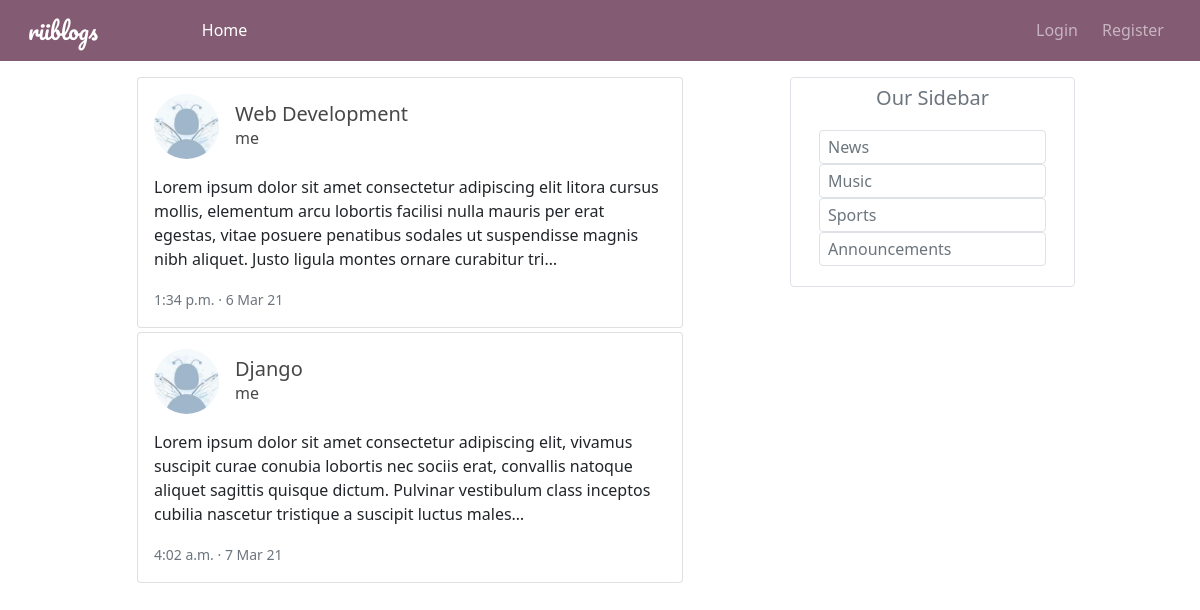
Before: /user/me/ with the older database file.
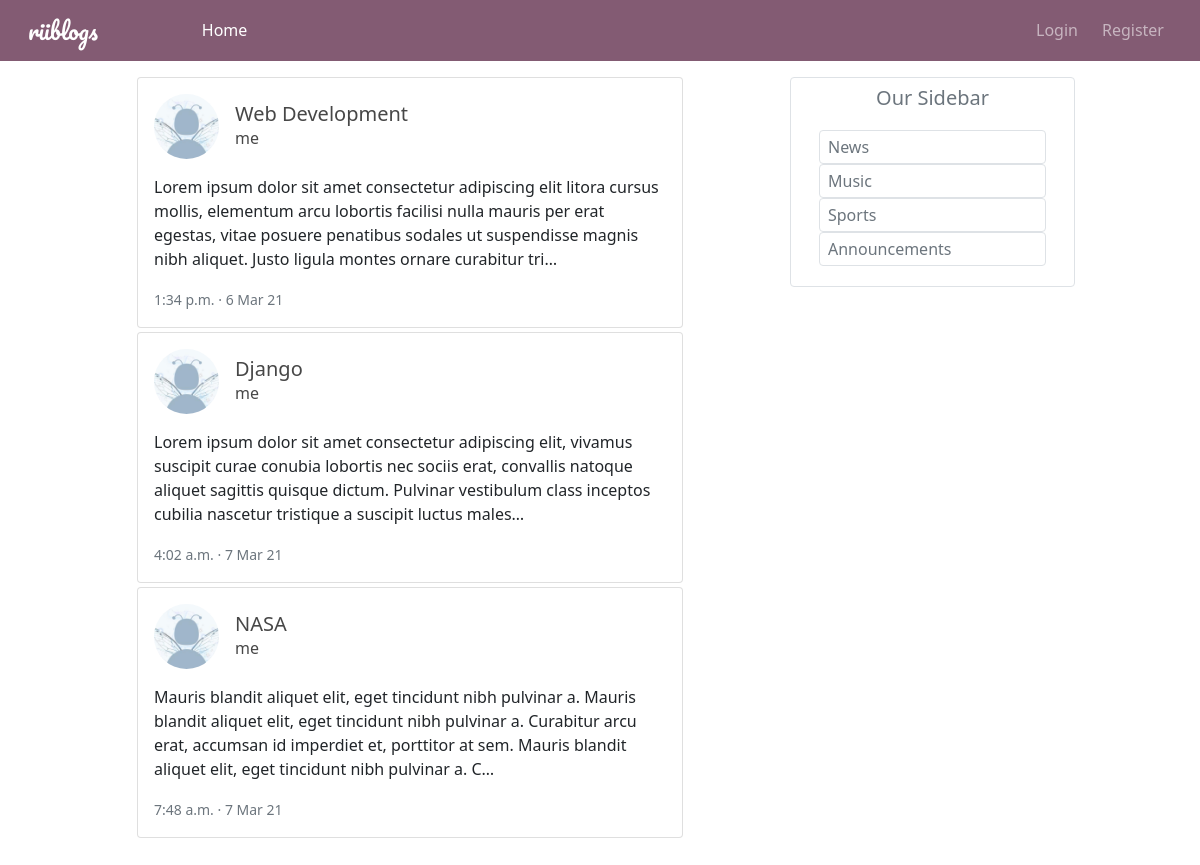
After: the same page with the newer database file.
### blog/models.py (models this page shows, shortened)
class Post(models.Model):
    author = models.ForeignKey(User, on_delete=models.CASCADE)
    title = models.CharField(max_length=100)
    content = models.TextField()
    created = models.DateTimeField(default=timezone.now)

### user/models.py (models this page shows, shortened)
class Profile(models.Model):
    user = models.OneToOneField(User, on_delete=models.CASCADE)
    image = models.ImageField(upload_to='profile_pictures/', default='profile_pictures/default.jpg')

### blog/views.py (the view)
# urls.py: path('user/<str:username>/', UserPostList.as_view(), name='user_posts'),
class UserPostList(ListView):
    model = Post
    template_name = 'blog/user_posts.html'
    context_object_name = 'posts'
    def get_queryset(self):
        user = get_object_or_404(User, username=self.kwargs.get('username'))
        return Post.objects.filter(author=user)

### blog/templates/blog/user_posts.html (shortened to what this page needs)
{% extends "blog/base.html" %}
{% block home %}active{% endblock %}
{% block content %}
    {% for post in posts %}
        <div class="card p-3 mb-1 custom-card">
            <div class="d-flex align-items-center">
                <div class="image">
                    <img src="{{ post.author.profile.image.url }}" class="rounded-circle border-light" height="65"
                         width="65" alt="author-image">
                </div>
                <div class="ml-3 w-100 ms-3">
                    <h5 class="mb-0 mt-0">
                        <a href="{% url 'blog:detail' post.id %}" class="post-link">{{ post.title }}</a>
                    </h5>
                    <span><a href="" class="post-link">{{ post.author }}</a></span>
                </div>
            </div>
            <div class="mt-3">
                {{ post.content|truncatechars:250 }}
            </div>
            <div class="mt-3">
                <small class="text-muted">
                    {{ post.created|date:'g:i a' }} &#183;
                    {{ post.created|date:'j M y' }}
                </small>
            </div>
        </div>
    {% endfor %}
{% endblock %}

Changed rows visible on the page:
added Post: author.profile.image (picture), title "NASA", author "me", content "Mauris blandit aliquet elit, eget tincidunt nibh pulvinar a. Mauris blandit aliquet elit, eget tincidunt nibh pulvinar a. Curabitur arcu erat, accumsan id imperdiet et, porttitor at sem. Mauris blandit aliquet elit, eget tincidunt nibh pulvinar a. C…", created "7:48 a.m.", created "7 Mar 21"
